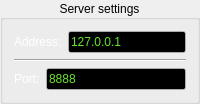
         <widget class="QGroupBox" name="server_group">
          <property name="palette">
           <palette>
            <active>
             <colorrole role="Base">
              <brush brushstyle="SolidPattern">
               <color alpha="255">
                <red>46</red>
                <green>52</green>
                <blue>54</blue>
               </color>
              </brush>
             </colorrole>
            </active>
            <inactive>
             <colorrole role="Base">
              <brush brushstyle="SolidPattern">
               <color alpha="255">
                <red>46</red>
                <green>52</green>
                <blue>54</blue>
               </color>
              </brush>
             </colorrole>
            </inactive>
            <disabled>
             <colorrole role="Base">
              <brush brushstyle="SolidPattern">
               <color alpha="255">
                <red>132</red>
                <green>140</green>
                <blue>131</blue>
               </color>
              </brush>
             </colorrole>
            </disabled>
           </palette>
          </property>
          <property name="title">
           <string>Server settings</string>
          </property>
          <property name="alignment">
           <set>Qt::AlignCenter</set>
          </property>
          <layout class="QGridLayout" name="gridLayout_2">
           <item row="0" column="0">
            <layout class="QVBoxLayout" name="verticalLayout_7">
             <item>
              <layout class="QHBoxLayout" name="horizontalLayout_8">
               <item>
                <widget class="QLabel" name="address_label">
                 <property name="palette">
                  <palette>
                   <active>
                    <colorrole role="WindowText">
                     <brush brushstyle="SolidPattern">
                      <color alpha="255">
                       <red>255</red>
                       <green>255</green>
                       <blue>255</blue>
                      </color>
                     </brush>
                    </colorrole>
                    <colorrole role="Base">
                     <brush brushstyle="SolidPattern">
                      <color alpha="255">
                       <red>238</red>
                       <green>238</green>
                       <blue>236</blue>
                      </color>
                     </brush>
                    </colorrole>
                   </active>
                   <inactive>
                    <colorrole role="WindowText">
                     <brush brushstyle="SolidPattern">
                      <color alpha="255">
                       <red>255</red>
                       <green>255</green>
                       <blue>255</blue>
                      </color>
                     </brush>
                    </colorrole>
                    <colorrole role="Base">
                     <brush brushstyle="SolidPattern">
                      <color alpha="255">
                       <red>238</red>
                       <green>238</green>
                       <blue>236</blue>
                      </color>
                     </brush>
                    </colorrole>
                   </inactive>
                   <disabled>
                    <colorrole role="WindowText">
                     <brush brushstyle="SolidPattern">
                      <color alpha="255">
                       <red>190</red>
                       <green>190</green>
                       <blue>190</blue>
                      </color>
                     </brush>
                    </colorrole>
                    <colorrole role="Base">
                     <brush brushstyle="SolidPattern">
                      <color alpha="255">
                       <red>132</red>
                       <green>140</green>
                       <blue>131</blue>
                      </color>
                     </brush>
                    </colorrole>
                   </disabled>
                  </palette>
                 </property>
                 <property name="text">
                  <string>Address:</string>
                 </property>
                </widget>
               </item>
               <item>
                <widget class="QLineEdit" name="address_line">
                 <property name="palette">
                  <palette>
                   <active>
                    <colorrole role="Text">
                     <brush brushstyle="SolidPattern">
                      <color alpha="255">
                       <red>105</red>
                       <green>229</green>
                       <blue>46</blue>
                      </color>
                     </brush>
                    </colorrole>
                    <colorrole role="Base">
                     <brush brushstyle="SolidPattern">
                      <color alpha="255">
                       <red>0</red>
                       <green>0</green>
                       <blue>0</blue>
                      </color>
                     </brush>
                    </colorrole>
                   </active>
                   <inactive>
                    <colorrole role="Text">
                     <brush brushstyle="SolidPattern">
                      <color alpha="255">
                       <red>105</red>
                       <green>229</green>
                       <blue>46</blue>
                      </color>
                     </brush>
                    </colorrole>
                    <colorrole role="Base">
                     <brush brushstyle="SolidPattern">
                      <color alpha="255">
                       <red>0</red>
                       <green>0</green>
                       <blue>0</blue>
                      </color>
                     </brush>
                    </colorrole>
                   </inactive>
                   <disabled>
                    <colorrole role="Text">
                     <brush brushstyle="SolidPattern">
                      <color alpha="255">
                       <red>190</red>
                       <green>190</green>
                       <blue>190</blue>
                      </color>
                     </brush>
                    </colorrole>
                    <colorrole role="Base">
                     <brush brushstyle="SolidPattern">
                      <color alpha="255">
                       <red>46</red>
                       <green>52</green>
                       <blue>54</blue>
                      </color>
                     </brush>
                    </colorrole>
                   </disabled>
                  </palette>
                 </property>
                 <property name="text">
                  <string>127.0.0.1</string>
                 </property>
                </widget>
               </item>
              </layout>
             </item>
             <item>
              <widget class="Line" name="line_15">
               <property name="orientation">
                <enum>Qt::Horizontal</enum>
               </property>
              </widget>
             </item>
             <item>
              <layout class="QHBoxLayout" name="horizontalLayout_9">
               <item>
                <widget class="QLabel" name="port_label">
                 <property name="palette">
                  <palette>
                   <active>
                    <colorrole role="WindowText">
                     <brush brushstyle="SolidPattern">
                      <color alpha="255">
                       <red>255</red>
                       <green>255</green>
                       <blue>255</blue>
                      </color>
                     </brush>
                    </colorrole>
                    <colorrole role="Base">
                     <brush brushstyle="SolidPattern">
                      <color alpha="255">
                       <red>238</red>
                       <green>238</green>
                       <blue>236</blue>
                      </color>
                     </brush>
                    </colorrole>
                   </active>
                   <inactive>
                    <colorrole role="WindowText">
                     <brush brushstyle="SolidPattern">
                      <color alpha="255">
                       <red>255</red>
                       <green>255</green>
                       <blue>255</blue>
                      </color>
                     </brush>
                    </colorrole>
                    <colorrole role="Base">
                     <brush brushstyle="SolidPattern">
                      <color alpha="255">
                       <red>238</red>
                       <green>238</green>
                       <blue>236</blue>
                      </color>
                     </brush>
                    </colorrole>
                   </inactive>
                   <disabled>
                    <colorrole role="WindowText">
                     <brush brushstyle="SolidPattern">
                      <color alpha="255">
                       <red>190</red>
                       <green>190</green>
                       <blue>190</blue>
                      </color>
                     </brush>
                    </colorrole>
                    <colorrole role="Base">
                     <brush brushstyle="SolidPattern">
                      <color alpha="255">
                       <red>132</red>
                       <green>140</green>
                       <blue>131</blue>
                      </color>
                     </brush>
                    </colorrole>
                   </disabled>
                  </palette>
                 </property>
                 <property name="text">
                  <string>Port:</string>
                 </property>
                </widget>
               </item>
               <item>
                <widget class="QLineEdit" name="port_line">
                 <property name="palette">
                  <palette>
                   <active>
                    <colorrole role="Text">
                     <brush brushstyle="SolidPattern">
                      <color alpha="255">
                       <red>105</red>
                       <green>229</green>
                       <blue>46</blue>
                      </color>
                     </brush>
                    </colorrole>
                    <colorrole role="Base">
                     <brush brushstyle="SolidPattern">
                      <color alpha="255">
                       <red>0</red>
                       <green>0</green>
                       <blue>0</blue>
                      </color>
                     </brush>
                    </colorrole>
                   </active>
                   <inactive>
                    <colorrole role="Text">
                     <brush brushstyle="SolidPattern">
                      <color alpha="255">
                       <red>105</red>
                       <green>229</green>
                       <blue>46</blue>
                      </color>
                     </brush>
                    </colorrole>
                    <colorrole role="Base">
                     <brush brushstyle="SolidPattern">
                      <color alpha="255">
                       <red>0</red>
                       <green>0</green>
                       <blue>0</blue>
                      </color>
                     </brush>
                    </colorrole>
                   </inactive>
                   <disabled>
                    <colorrole role="Text">
                     <brush brushstyle="SolidPattern">
                      <color alpha="255">
                       <red>41</red>
                       <green>152</green>
                       <blue>51</blue>
                      </color>
                     </brush>
                    </colorrole>
                    <colorrole role="Base">
                     <brush brushstyle="SolidPattern">
                      <color alpha="255">
                       <red>46</red>
                       <green>52</green>
                       <blue>54</blue>
                      </color>
                     </brush>
                    </colorrole>
                   </disabled>
                  </palette>
                 </property>
                 <property name="text">
                  <string>8888</string>
                 </property>
                </widget>
               </item>
              </layout>
             </item>
            </layout>
           </item>
          </layout>
         </widget>
